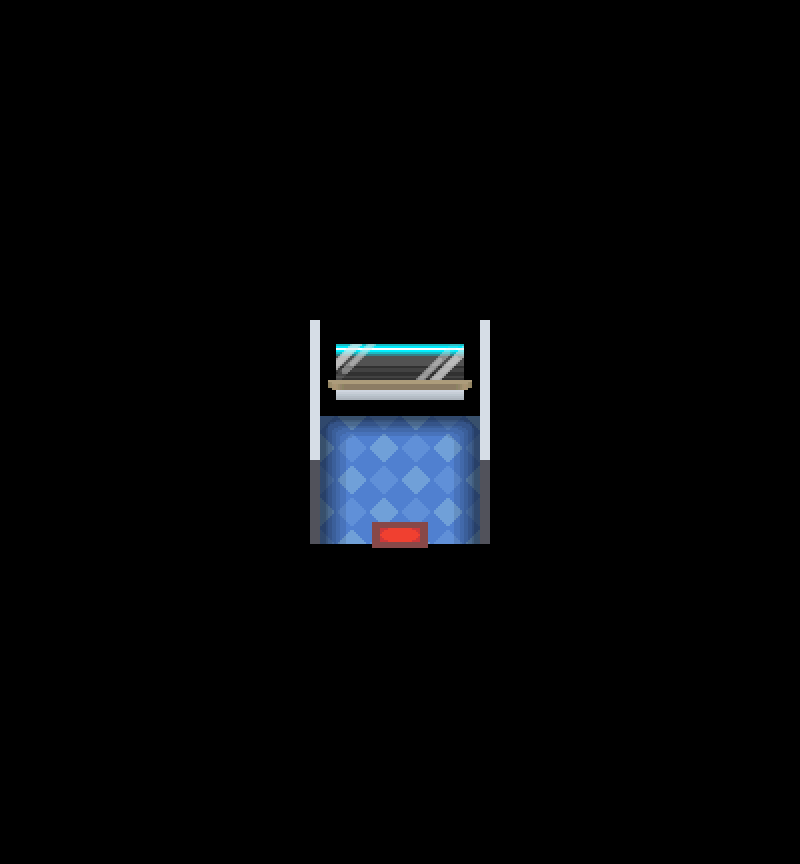

Below is a game level as drawn by its tile map, then a one-line description and the .tmx that defines it (tile-layer data replaced by summaries):
An orthogonal 25x27 tile map with 32x32 px tiles, 17 tile layers (▬_Bld_input, Floor_A_1, Floor_B_1, Shadow_A_1, ...), 2 hidden layers not drawn, 2 tilesets.

<map version="1.10" tiledversion="1.12.2" orientation="orthogonal" renderorder="right-down" compressionlevel="0" width="25" height="27" tilewidth="32" tileheight="32" infinite="0" nextlayerid="212" nextobjectid="1">
 <tileset firstgid="1" source="../Tilesets/passages.tsx" />
 <tileset firstgid="145" source="../Tilesets/TECH-Elevator.tsx" />
 <layer id="71" name="▬_Bld_input" width="25" height="27">
  <data>[675 cells, 0 non-empty, 0 distinct tile ids]</data>
 </layer>
 <layer id="205" name="Floor_A_1" width="25" height="27">
  <data>[675 cells, 20 non-empty, 4 distinct tile ids]</data>
 </layer>
 <layer id="206" name="Floor_B_1" width="25" height="27">
  <data>[675 cells, 6 non-empty, 6 distinct tile ids]</data>
 </layer>
 <layer id="207" name="Shadow_A_1" width="25" height="27">
  <data>[675 cells, 11 non-empty, 5 distinct tile ids]</data>
 </layer>
 <layer id="208" name="Wall_A_1" width="25" height="27">
  <data>[675 cells, 0 non-empty, 0 distinct tile ids]</data>
 </layer>
 <layer id="210" name="Wall_B_1" width="25" height="27">
  <data>[675 cells, 10 non-empty, 6 distinct tile ids]</data>
 </layer>
 <layer id="43" name="Assets_A_1" width="25" height="27">
  <data>[675 cells, 10 non-empty, 10 distinct tile ids]</data>
 </layer>
 <layer id="44" name="Assets_B_1" width="25" height="27">
  <data>[675 cells, 0 non-empty, 0 distinct tile ids]</data>
 </layer>
 <layer id="175" name="Assets_C_1" width="25" height="27">
  <data>[675 cells, 0 non-empty, 0 distinct tile ids]</data>
 </layer>
 <layer id="211" name="Assets_D_1" width="25" height="27">
  <data>[675 cells, 0 non-empty, 0 distinct tile ids]</data>
 </layer>
 <group id="4" name="Z=0" />
 <layer id="45" name="Assets_A_2" width="25" height="27">
  <data>[675 cells, 0 non-empty, 0 distinct tile ids]</data>
 </layer>
 <layer id="62" name="Assets_B_2" width="25" height="27">
  <data>[675 cells, 0 non-empty, 0 distinct tile ids]</data>
 </layer>
 <group id="3" name="Z=1" />
 <layer id="63" name="Assets_A_3" width="25" height="27">
  <data>[675 cells, 0 non-empty, 0 distinct tile ids]</data>
 </layer>
 <layer id="64" name="Assets_B_3" width="25" height="27">
  <data>[675 cells, 0 non-empty, 0 distinct tile ids]</data>
 </layer>
 <group id="2" name="Z=2" />
 <layer id="199" name="Assets_4" width="25" height="27">
  <data>[675 cells, 0 non-empty, 0 distinct tile ids]</data>
 </layer>
 <group id="48" name="Z=3" />
 <layer id="61" name="Assets_5" width="25" height="27">
  <data>[675 cells, 0 non-empty, 0 distinct tile ids]</data>
 </layer>
 <layer id="209" name="Black_5" width="25" height="27">
  <data>[675 cells, 637 non-empty, 9 distinct tile ids]</data>
 </layer>
 <group id="49" name="Z=4" />
 <layer id="15" name="passages" width="25" height="27" visible="0" opacity="0.34">
  <data>[675 cells, 655 non-empty, 1 distinct tile ids]</data>
 </layer>
 <layer id="1" name="Borders" width="25" height="27" visible="0">
  <data>[675 cells, 0 non-empty, 0 distinct tile ids]</data>
 </layer>
</map>
